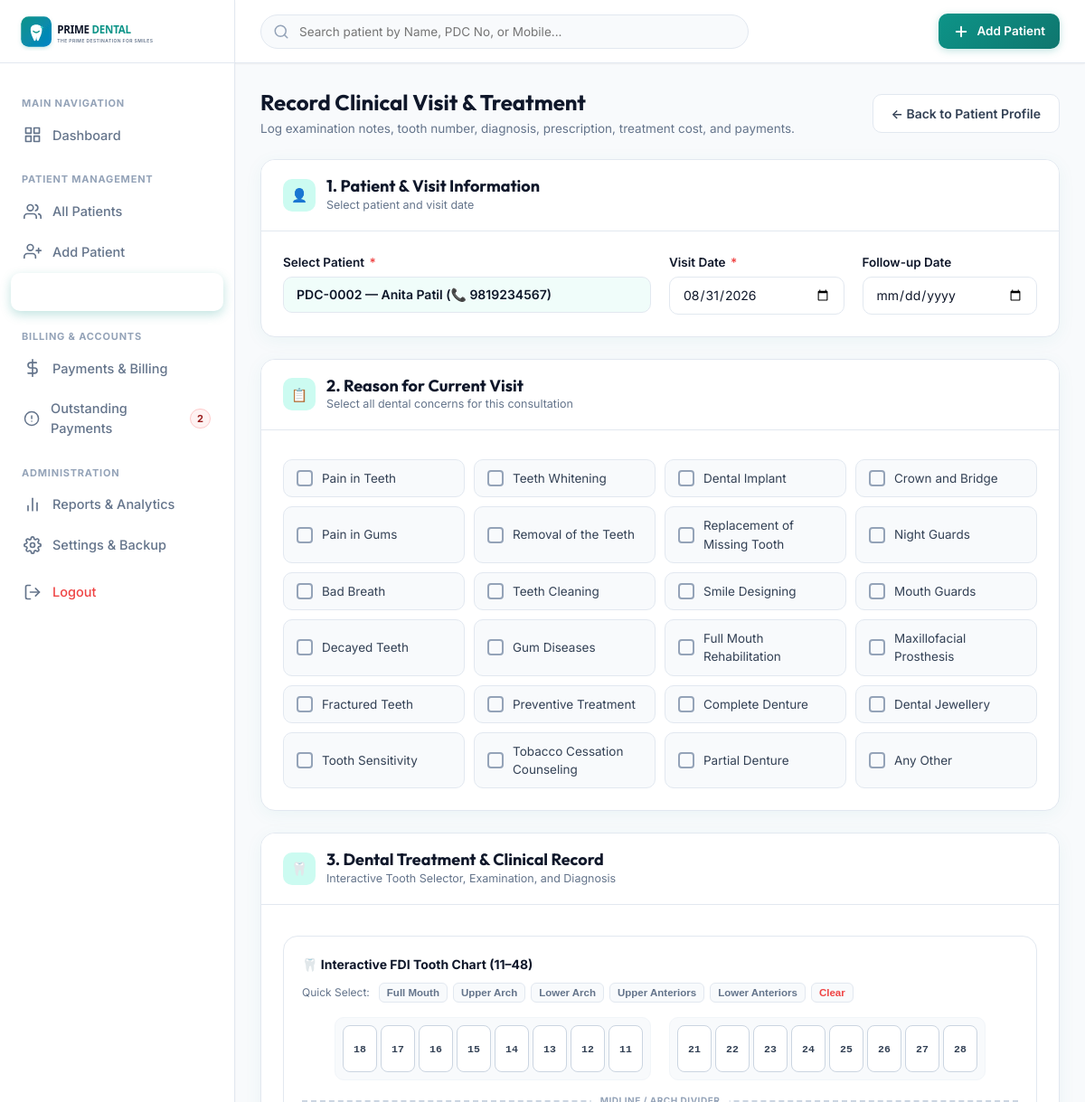
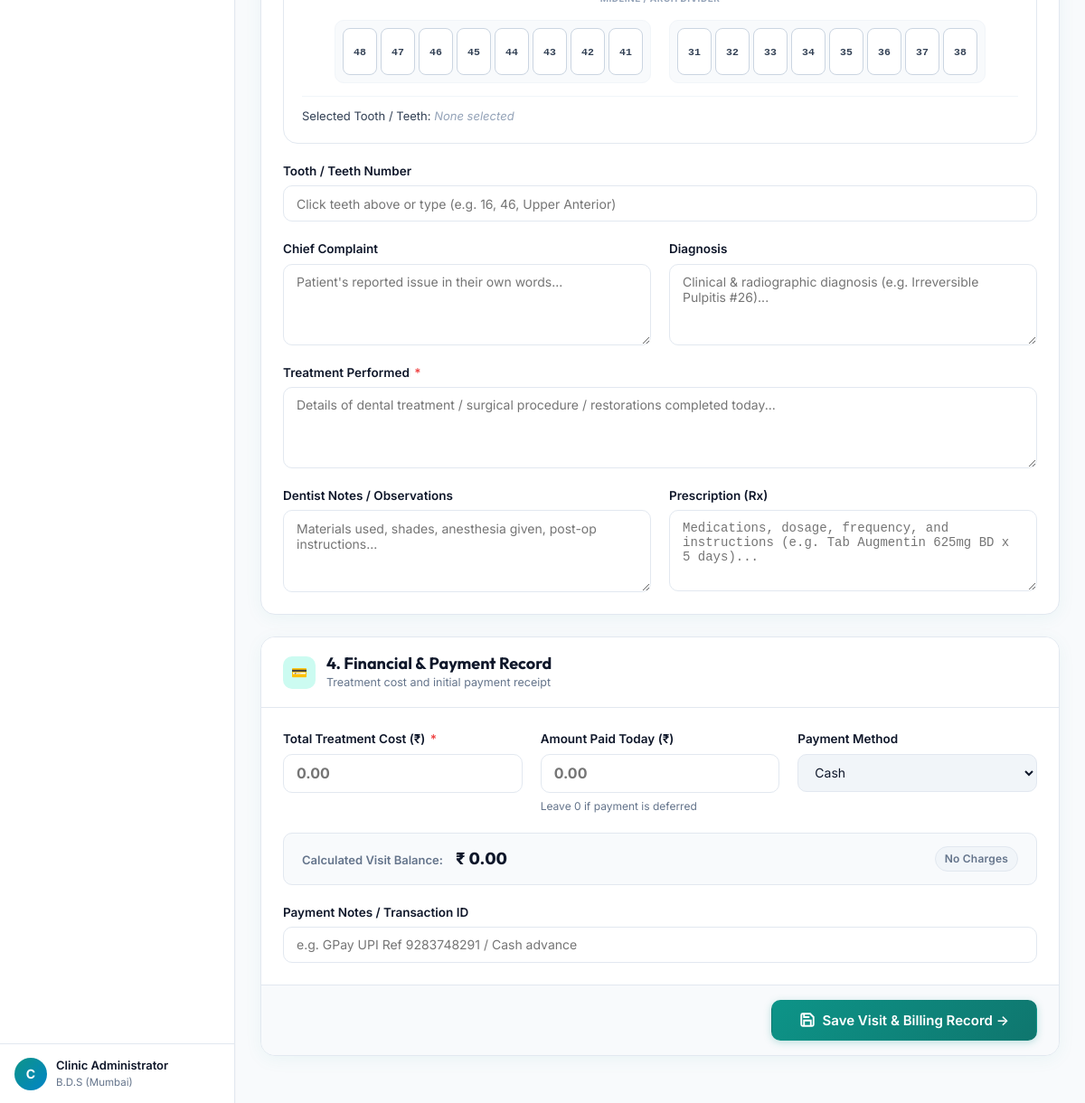
Page /pages/visit-add.php?patient_id=2 (signed in) on the committed database (2 pictures, top to bottom).
### tables this page shows
CREATE TABLE IF NOT EXISTS `clinic_settings` (
    `id` INT AUTO_INCREMENT PRIMARY KEY,
    `clinic_name` VARCHAR(150) NOT NULL DEFAULT 'PRIME DENTAL CLINIC',
    `tagline` VARCHAR(200) NOT NULL DEFAULT 'The Prime Destination For Smiles',
    `dentist_name` VARCHAR(150) NOT NULL DEFAULT 'Dr. Rutuja Deshmukh',
    `dentist_qualification` VARCHAR(100) NOT NULL DEFAULT 'B.D.S (Mumbai)',
    `reg_no` VARCHAR(50) NOT NULL DEFAULT 'A44351',
    `phone` VARCHAR(20) NOT NULL DEFAULT '9892429014',
    `email` VARCHAR(100) NOT NULL DEFAULT 'rutujadeshmukh0124@gmail.com',
    `address` TEXT NOT NULL,
    `currency_symbol` VARCHAR(10) NOT NULL DEFAULT '₹',
    `updated_at` TIMESTAMP DEFAULT CURRENT_TIMESTAMP ON UPDATE CURRENT_TIMESTAMP
);

CREATE TABLE IF NOT EXISTS `patients` (
    `id` INT AUTO_INCREMENT PRIMARY KEY,
    `registration_no` VARCHAR(30) NOT NULL UNIQUE,
    `reg_date` DATE NOT NULL,
    `first_name` VARCHAR(60) NOT NULL,
    `middle_name` VARCHAR(60) DEFAULT NULL,
    `last_name` VARCHAR(60) NOT NULL,
    `dob` DATE DEFAULT NULL,
    `age` INT NOT NULL,
    `gender` ENUM('Male', 'Female', 'Other') NOT NULL,
    `mobile` VARCHAR(20) NOT NULL,
    `email` VARCHAR(100) DEFAULT NULL,
    `address` TEXT DEFAULT NULL,
    `place_of_work` VARCHAR(150) DEFAULT NULL,
    `education` VARCHAR(100) DEFAULT NULL,
    `physician_name` VARCHAR(100) DEFAULT NULL,
    `physician_contact` VARCHAR(30) DEFAULT NULL,
    `emergency_contact` VARCHAR(30) DEFAULT NULL,
    `emergency_person` VARCHAR(100) DEFAULT NULL,
    `emergency_relationship` VARCHAR(50) DEFAULT NULL,
    `initial_reasons` TEXT DEFAULT NULL,
    `created_at` TIMESTAMP DEFAULT CURRENT_TIMESTAMP,
    `updated_at` TIMESTAMP DEFAULT CURRENT_TIMESTAMP ON UPDATE CURRENT_TIMESTAMP,
    INDEX `idx_reg_no` (`registration_no`),
    INDEX `idx_name` (`first_name`, `last_name`),
    INDEX `idx_mobile` (`mobile`)
);

### pages/visit-add.php (the view, shortened to what the rows shown need)
<?php
require_once BASE_DIR . '/config/auth.php';
require_once BASE_DIR . '/config/helpers.php';
$db = getDB();
$patientId = (int)($_GET['patient_id'] ?? 0);
$patient = null;
if ($patientId > 0) {
    $stmt = $db->prepare("SELECT * FROM patients WHERE id = ? LIMIT 1");
    $stmt->execute([$patientId]);
    $patient = $stmt->fetch();
}
require_once BASE_DIR . '/includes/header.php';
require_once BASE_DIR . '/includes/sidebar.php';
?>
<div class="main-wrapper">
    <main class="page-content">
        <div style="display: flex; align-items: center; justify-content: space-between; margin-bottom: 24px;">
            <div>
                <h1 style="font-size: 24px; font-weight: 700; color: var(--text-main); margin-bottom: 4px;">
                    Record Clinical Visit & Treatment
                </h1>
            </div>
        </div>
        <form method="POST" action="" id="visitForm">
            <div class="card">
                <div class="card-header">
                    <div class="card-title-group">
                        <div>
                            <h2 class="card-title">1. Patient & Visit Information</h2>
                        </div>
                    </div>
                </div>
                <div class="card-body">
                    <div class="form-grid">
                        <div class="col-6">
                            <div class="form-group">
                                <label class="form-label" for="patient_id">Select Patient <span class="required">*</span></label>
                                <?php if ($patient): ?>
                                    <input type="text" class="form-control" value="<?= e($patient['registration_no'] . ' — ' . $patient['first_name'] . ' ' . $patient['last_name'] . ' (📞 ' . $patient['mobile'] . ')') ?>" readonly style="background:#f0fdfa;font-weight:600;">
                                <?php endif; ?>
                            </div>
                        </div>
                    </div>
                </div>
            </div>
            <div class="card">
                <div class="card-header">
                    <div class="card-title-group">
                        <div>
                            <h2 class="card-title">2. Reason for Current Visit</h2>
                        </div>
                    </div>
                </div>
            </div>
            <div class="card">
                <div class="card-header">
                    <div class="card-title-group">
                        <div>
                            <h2 class="card-title">3. Dental Treatment & Clinical Record</h2>
                        </div>
                    </div>
                </div>
            </div>
            <div class="card">
                <div class="card-header">
                    <div class="card-title-group">
                        <div>
                            <h2 class="card-title">4. Financial & Payment Record</h2>
                        </div>
                    </div>
                </div>
            </div>
        </form>
    </main>
<?php require_once BASE_DIR . '/includes/footer.php'; ?>

### includes/sidebar.php (shortened to what the rows shown need)
<aside class="sidebar">
    <div class="sidebar-footer">
        <div class="user-snippet">
            <div class="user-info">
                <div class="user-name"><?= e($currentUser['full_name'] ?? 'Dentist') ?></div>
                <div class="user-role"><?= e($clinic['dentist_qualification']) ?></div>
            </div>
        </div>
    </div>
</aside>

### rows in the picture
clinic_settings: dentist_qualification "B.D.S (Mumbai)"
patients: registration_no+first_name+last_name "PDC-0002 — Anita Patil (📞 9819234567)"

### other values in the picture
$dueCount "2"
substr($currentUser['full_name'] ?? 'D', 0, 1) "C"
$currentUser['full_name'] "Clinic Administrator"
$reason "Pain in Teeth"
$reason "Teeth Whitening"
$reason "Dental Implant"
$reason "Crown and Bridge"
$reason "Pain in Gums"
$reason "Removal of the Teeth"
$reason "Replacement of Missing Tooth"
$reason "Night Guards"
$reason "Bad Breath"
$reason "Teeth Cleaning"
$reason "Smile Designing"
$reason "Mouth Guards"
